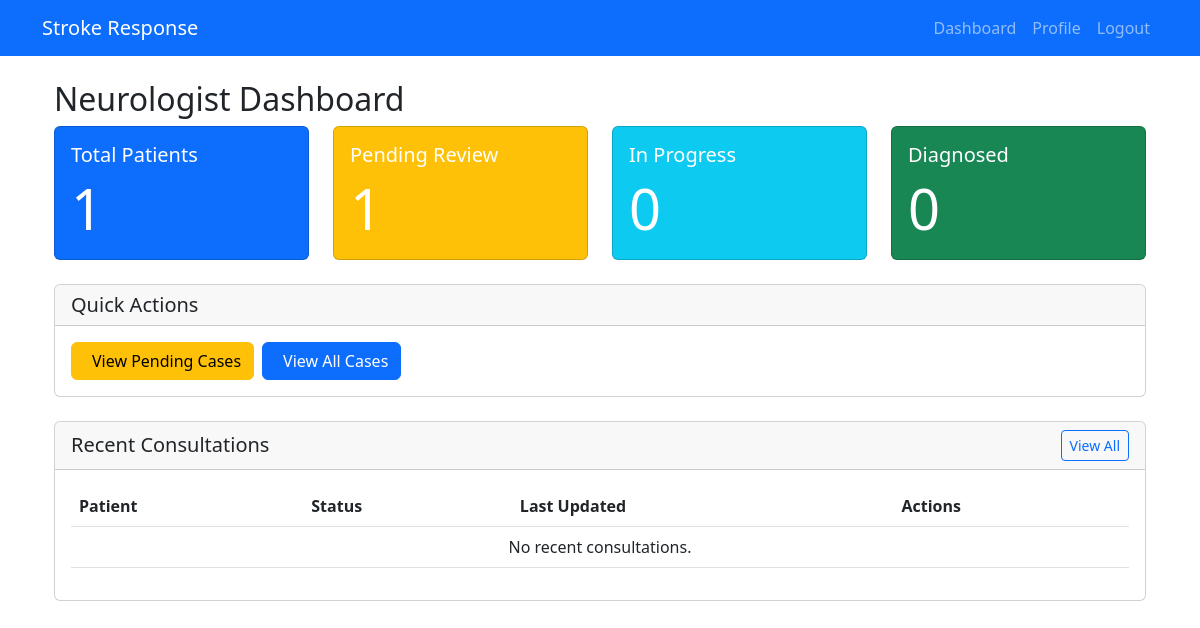
Before: /neurologist/dashboard/ (signed in) with the older database file.
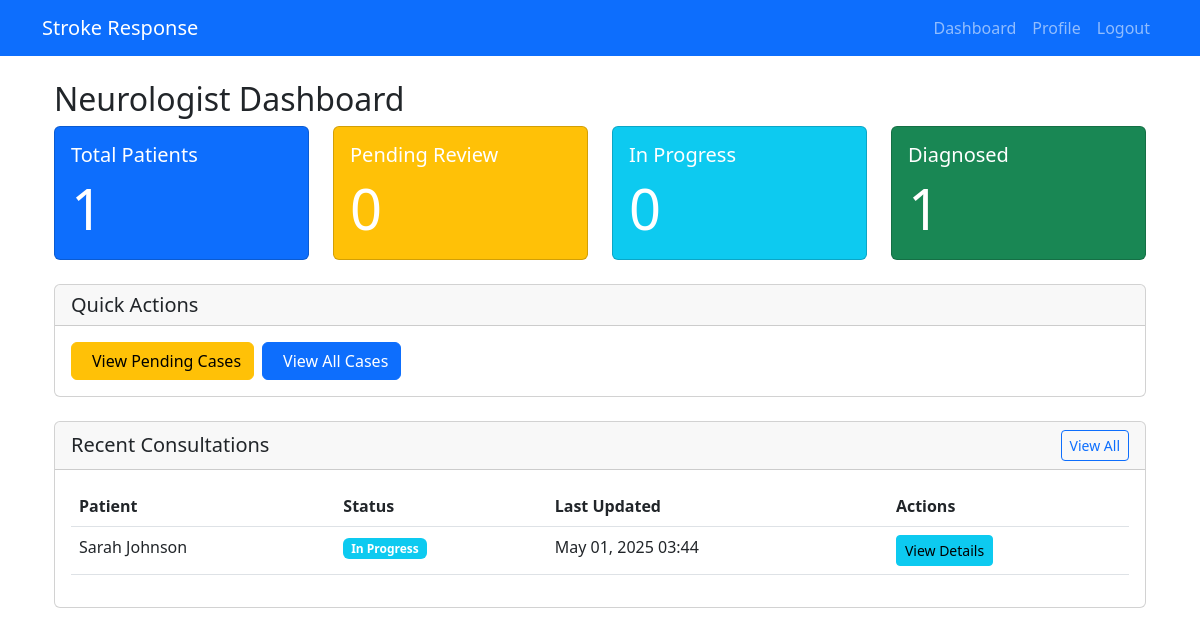
After: the same page with the newer database file.
### neurologist/models.py (models this page shows, shortened)
class Consultation(models.Model):
    STATUS_CHOICES = [
        ('IN_PROGRESS', 'In Progress'),
        ('COMPLETED', 'Completed'),
    ]
    DIAGNOSIS_CHOICES = [
        ('ISCHEMIC', 'Ischemic Stroke'),
        ('HEMORRHAGIC', 'Hemorrhagic Stroke'),
        ('TIA', 'Transient Ischemic Attack'),
        ('OTHER', 'Other'),
    ]
    patient = models.ForeignKey(Patient, on_delete=models.CASCADE, related_name='consultations')
    neurologist = models.ForeignKey(User, on_delete=models.CASCADE, related_name='consultations')
    status = models.CharField(max_length=20, choices=STATUS_CHOICES, default='IN_PROGRESS')
    diagnosis = models.CharField(max_length=20, choices=DIAGNOSIS_CHOICES, null=True, blank=True)
    diagnosis_notes = models.TextField(blank=True)
    treatment_plan = models.TextField(blank=True)
    medications = models.TextField(blank=True, help_text="List prescribed medications and dosages")
    follow_up_notes = models.TextField(blank=True)
    created_at = models.DateTimeField(auto_now_add=True)
    updated_at = models.DateTimeField(auto_now=True)
    class Meta:
        ordering = ['-created_at']

### technician/models.py (models this page shows, shortened)
class Patient(models.Model):
    STATUS_CHOICES = [
        ('NEW', 'New'),
        ('SUBMITTED', 'Submitted for Review'),
        ('REVIEWED', 'Under Review'),
        ('DIAGNOSED', 'Diagnosed'),
        ('DISCHARGED', 'Discharged'),
    ]
    GENDER_CHOICES = [
        ('M', 'Male'),
        ('F', 'Female'),
        ('O', 'Other'),
    ]
    first_name = models.CharField(max_length=100)
    last_name = models.CharField(max_length=100)
    date_of_birth = models.DateField()
    gender = models.CharField(max_length=1, choices=GENDER_CHOICES)
    contact_number = models.CharField(max_length=15, blank=True)
    address = models.TextField(blank=True)
    emergency_contact_name = models.CharField(max_length=100, blank=True)
    emergency_contact_number = models.CharField(max_length=15, blank=True)
    medical_history = models.TextField(blank=True)
    current_medications = models.TextField(blank=True)
    allergies = models.TextField(blank=True)
    blood_pressure_systolic = models.IntegerField(validators=[MinValueValidator(0), MaxValueValidator(300)])
    blood_pressure_diastolic = models.IntegerField(validators=[MinValueValidator(0), MaxValueValidator(200)])
    heart_rate = models.IntegerField(validators=[MinValueValidator(0), MaxValueValidator(300)])
    respiratory_rate = models.IntegerField(validators=[MinValueValidator(0), MaxValueValidator(100)])
    temperature = models.DecimalField(max_digits=4, decimal_places=1)
    oxygen_saturation = models.IntegerField(validators=[MinValueValidator(0), MaxValueValidator(100)])
    glasgow_coma_scale = models.IntegerField(validators=[MinValueValidator(3), MaxValueValidator(15)])
    chief_complaint = models.TextField()
    notes = models.TextField(blank=True)
    status = models.CharField(max_length=20, choices=STATUS_CHOICES, default='NEW')
    technician = models.ForeignKey(User, on_delete=models.CASCADE, related_name='patients')
    created_at = models.DateTimeField(auto_now_add=True)
    updated_at = models.DateTimeField(auto_now=True)
    class Meta:
        ordering = ['-created_at']

### neurologist/views.py (the view)
# urls.py: path('dashboard/', views.dashboard, name='dashboard'),
@login_required
@user_passes_test(is_neurologist)
def dashboard(request):
    consultations = Consultation.objects.filter(neurologist=request.user).order_by('-created_at')[:10]
    submitted_patients = Patient.objects.filter(status='SUBMITTED')
    reviewed_patients = Patient.objects.filter(status='REVIEWED')
    diagnosed_patients = Patient.objects.filter(status='DIAGNOSED')
    total_patients = submitted_patients.count() + reviewed_patients.count() + diagnosed_patients.count()
    pending_count = submitted_patients.count()
    in_progress_count = reviewed_patients.count()
    diagnosed_count = diagnosed_patients.count()
    context = {
        'consultations': consultations,
        'total_patients': total_patients,
        'pending_count': pending_count,
        'in_progress_count': in_progress_count,
        'diagnosed_count': diagnosed_count,
    }
    return render(request, 'neurologist/dashboard.html', context)

### neurologist/views.py (called while the page is built)
def is_neurologist(user):
    return user.is_authenticated and hasattr(user, 'userprofile') and user.userprofile.role == 'NEUROLOGIST'

### neurologist/templates/neurologist/dashboard.html (shortened to what this page needs)
{% extends "base.html" %}
{% block content %}
<div class="container mt-4">
    <h2>Neurologist Dashboard</h2>
    <div class="row mb-4">
        <div class="col-md-3">
            <div class="card text-white bg-primary">
                <div class="card-body">
                    <h5 class="card-title">Total Patients</h5>
                    <p class="card-text display-4">{{ total_patients }}</p>
                </div>
            </div>
        </div>
        <div class="col-md-3">
            <div class="card text-white bg-warning">
                <div class="card-body">
                    <h5 class="card-title">Pending Review</h5>
                    <p class="card-text display-4">{{ pending_count }}</p>
                </div>
            </div>
        </div>
        <div class="col-md-3">
            <div class="card text-white bg-info">
                <div class="card-body">
                    <h5 class="card-title">In Progress</h5>
                    <p class="card-text display-4">{{ in_progress_count }}</p>
                </div>
            </div>
        </div>
        <div class="col-md-3">
            <div class="card text-white bg-success">
                <div class="card-body">
                    <h5 class="card-title">Diagnosed</h5>
                    <p class="card-text display-4">{{ diagnosed_count }}</p>
                </div>
            </div>
        </div>
    </div>
    <div class="row mb-4">
        <div class="col-md-12">
            <div class="card">
                <div class="card-header">
                    <h5 class="mb-0">Quick Actions</h5>
                </div>
                <div class="card-body">
                    <div class="d-flex gap-2">
                        <a href="{% url 'neurologist:case_history' %}?status=SUBMITTED" class="btn btn-warning">
                            View Pending Cases
                        </a>
                        <a href="{% url 'neurologist:case_history' %}" class="btn btn-primary">
                            View All Cases
                        </a>
                    </div>
                </div>
            </div>
        </div>
    </div>
    <div class="card">
        <div class="card-header d-flex justify-content-between align-items-center">
            <h5 class="mb-0">Recent Consultations</h5>
            <a href="{% url 'neurologist:case_history' %}" class="btn btn-sm btn-outline-primary">View All</a>
        </div>
        <div class="card-body">
            <div class="table-responsive">
                <table class="table table-hover">
                    <thead>
                        <tr>
                            <th>Patient</th>
                            <th>Status</th>
                            <th>Last Updated</th>
                            <th>Actions</th>
                        </tr>
                    </thead>
                    <tbody>
                        {% for consultation in consultations %}
                        <tr>
                            <td>{{ consultation.patient.first_name }} {{ consultation.patient.last_name }}</td>
                            <td>
                                <span class="badge {% if consultation.status == 'IN_PROGRESS' %}bg-info
                                                 {% elif consultation.status == 'COMPLETED' %}bg-success
                                                 {% else %}bg-secondary{% endif %}">
                                    {{ consultation.get_status_display }}
                                </span>
                            </td>
                            <td>{{ consultation.updated_at|date:"M d, Y H:i" }}</td>
                            <td>
                                <a href="{% url 'neurologist:consultation_detail' consultation.pk %}"
                                   class="btn btn-sm btn-info">View Details</a>
                            </td>
                        </tr>
                        {% empty %}
                        <tr>
                            <td colspan="4" class="text-center">No recent consultations.</td>
                        </tr>
                        {% endfor %}
                    </tbody>
                </table>
            </div>
        </div>
    </div>
</div>
{% endblock %}

### templates/base.html (shortened to what this page needs)
<!DOCTYPE html>
<html lang="en">
<head>
    <link href="https://cdn.jsdelivr.net/npm/bootstrap@5.3.0/dist/css/bootstrap.min.css" rel="stylesheet">
</head>
<body>
    <nav class="navbar navbar-expand-lg navbar-dark bg-primary">
        <div class="container">
            <a class="navbar-brand" href="{% url 'home' %}">Stroke Response</a>
            <div class="collapse navbar-collapse" id="navbarNav">
                <ul class="navbar-nav ms-auto">
                    {% if user.is_authenticated %}
                        {% if user.userprofile.role == 'TECHNICIAN' %}
                            <li class="nav-item">
                                <a class="nav-link" href="{% url 'technician:dashboard' %}">Dashboard</a>
                            </li>
                        {% elif user.userprofile.role == 'NEUROLOGIST' %}
                            <li class="nav-item">
                                <a class="nav-link" href="{% url 'neurologist:dashboard' %}">Dashboard</a>
                            </li>
                        {% endif %}
                        <li class="nav-item">
                            <a class="nav-link" href="{% url 'accounts:profile' %}">Profile</a>
                        </li>
                        <li class="nav-item">
                            <a class="nav-link" href="{% url 'accounts:logout' %}">Logout</a>
                        </li>
                    {% endif %}
                </ul>
            </div>
        </div>
    </nav>
    <div class="container mt-4">
        {% block content %}
        {% endblock %}
    </div>
</body>
</html>

Changed rows visible on the page:
added Consultation: patient.first_name "Sarah", patient.last_name "Johnson", status "In Progress", updated_at "May 01, 2025 03:44"
Other visible differences:
{{ pending_count }}: "1" → "0"
{{ diagnosed_count }}: "0" → "1"
text no longer shown: "No recent consultations."
